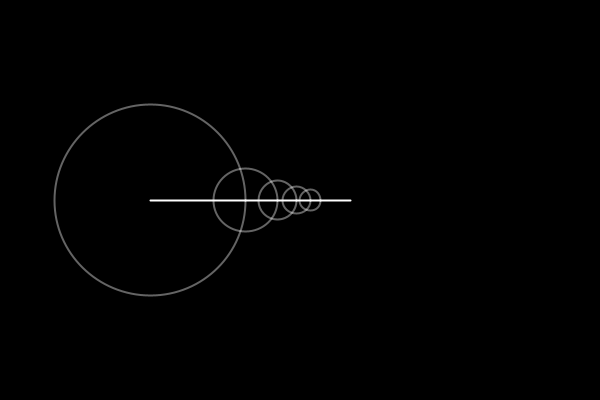
Frame 1 (no input)
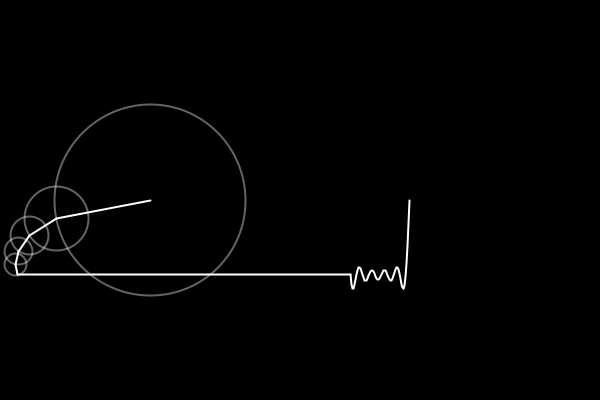
Frame 60 (the mouse pressed at the canvas centre just before this capture)
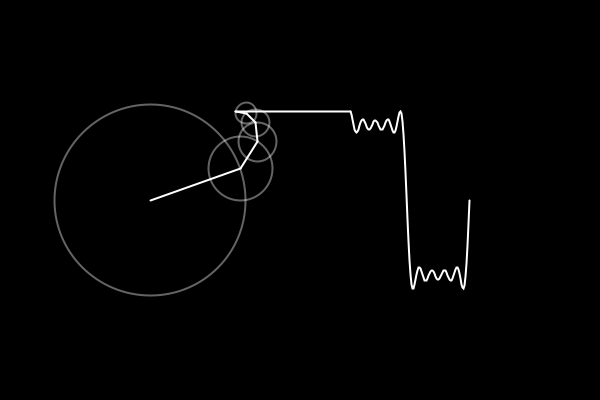
Frame 120 (the mouse held since frame 60 and released just before this capture)

The Processing sketch that drew these frames (run headless with seeded random() and noise(); from frame 60 on, the mouse is pressed at the canvas centre):

// Processing sketch: Fourier_Series
// ── Fourier_Series.pde
float time = 0;
FloatList wave;

int n = 5;

void setup() {
  size(600, 400);
  wave = new FloatList();
}

void draw() {
  background(0);
  translate(150, 200);

  float x = 0;
  float y = 0;

  for (int i = 0; i < n; i++) {
    float prevx = x;
    float prevy = y;

    float n = i * 2 + 1;
    float radius = 75 * (4 / (n * PI));
    x += radius * cos(n * time);
    y += radius * sin(n * time);
    
    strokeWeight(2);
    stroke(255, 100);
    noFill();
    ellipse(prevx, prevy, radius * 2, radius * 2);

    //fill(255);
    stroke(255);
    line(prevx, prevy, x, y);
    //ellipse(x, y, 8);
  }

  wave.insert(0, y);
  translate(200, 0);

  line(x - 200, y, 0, wave.get(0));

  beginShape();
  noFill();
  for (int i = 0; i < wave.size(); i++) {
    vertex(i, wave.get(i));
  }
  endShape();

  time += 0.05;


  if (wave.size() > 250) {
    for (int n = 250; n < wave.size(); n++) {
      wave.remove(n);
    }
  }
}
